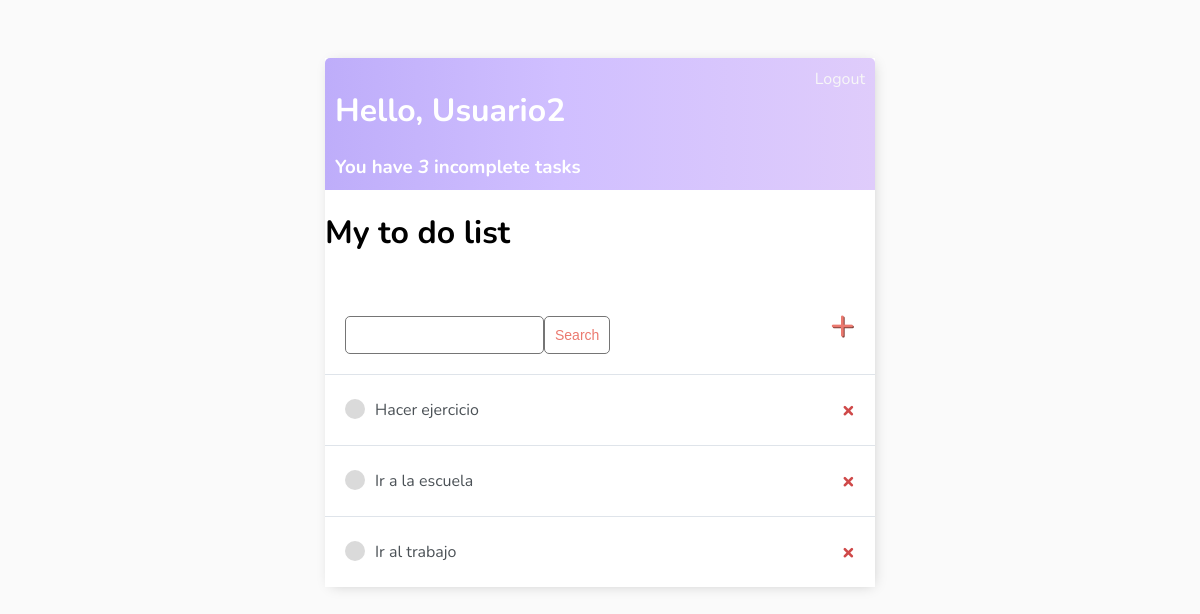
The page / (signed in) on the database its author committed.
### base/models.py (models this page shows)
class Task(models.Model):
    user = models.ForeignKey(User, on_delete=models.CASCADE, null=True, blank=True)
    title = models.CharField(max_length=200)
    description = models.TextField(null=True, blank=True)
    complete = models.BooleanField(default=False)
    created = models.DateTimeField(auto_now_add=True)
    def __str__(self):
        return self.title # se pone el valor por defecto en titulo
    class Meta:
        ordering = ['complete'] # se ordena el modelo por estado de completado

### base/views.py (the view)
# urls.py: path('', TaskList.as_view(), name='tasks'),
class TaskList(LoginRequiredMixin, ListView):# regresa un template con un queryset de datos
    model = Task
    context_object_name = 'tasks'
    def get_context_data(self, **kwargs):
        context = super().get_context_data(**kwargs)
        context['tasks'] = context['tasks'].filter(user=self.request.user)
        context['count'] = context['tasks'].filter(complete=False).count()
        search_input = self.request.GET.get('search-area') or ''
        if search_input:
            context['tasks'] = context['tasks'].filter(title__icontains=search_input)
        context['search_input'] = search_input
        return context

### base/templates/base/task_list.html
{% extends 'base/main.html' %}
{% block content %}
    <div class="header-bar">
        <div>
            <h1>Hello, {{request.user|title }}</h1>
            <h3 style="margin:0">You have <i>{{count}}</i> incomplete task{{ count|pluralize:"s" }}</h3>
        </div>
        {% if request.user.is_authenticated %}
            <a href="{% url 'logout' %}">Logout</a>
        {% else %}
            <a href="{% url 'login' %}">Login</a>
        {% endif %}
    </div>
    <h1>My to do list {{ color }}</h1>
    <div id="search-add-wrapper">
        <form method="GET" style="margin-top: 20px; display: flex;">
            <input type="text" name="search-area" value="{{ search_input }}">
            <input type="submit" value="Search" class="button">
        </form>
        <a id="add-link" href="{% url 'task-create' %}">&#x2b;</a>
    </div>
    <div class="task-items-wrapper">
        {% for task in tasks %}
        <div class="task-wrapper">
            {% if task.complete %}
                <div class="task-title">
                    <div class="task-complete-icon"></div>
                    <i><s><a href="{% url 'task-update' task.id %}">{{ task }}</a></s></i>
                </div>
                <a class="delete-link" href="{% url 'task-delete' task.id %}">&#215;</a>
            {% else %}
                <div class="task-title">
                <div class="task-incomplete-icon"></div>
                <a href="{% url 'task-update' task.id %}">{{ task }}</a>
            </div>
            <a class="delete-link" href="{% url 'task-delete' task.id %}">&#215;</a>
            {% endif %}
        </div>
        {% empty %}
        <h3>No items in list</h3>
        {% endfor %}
    </div>
{% endblock content %}

### base/templates/base/main.html (style rules this page uses)
body { background-color: #FAFAFA; font-family: 'Nunito', sans-serif; padding-top: 50px; }
h1, h2, h3, h4, h5, h6, { font-family: 'Raleway', sans-serif; }
a, p { color: #4b5156 }
.header-bar { display: flex; justify-content: space-between; color: #fff; padding: 10px; border-radius: 5px 5px 0 0; background: linear-gradient(90deg, #BEADFA 0%, #D0BFFF 43%, #DFCCFB 100%); }
.header-bar a { color: rgb(247, 247, 247); text-decoration: none; }
.task-wrapper { display: flex; align-items: center; justify-content: space-between; background-color: #fff; border-top: 1px solid #dfe4ea; overflow: hidden; }
.task-title { display: flex; padding: 20px; }
.task-title a { text-decoration: none; color: #4b5156; margin-left: 10px; }
.task-incomplete-icon { height: 20px; width: 20px; background-color: rgb(218, 218, 218); border-radius: 50%; }
.delete-link { text-decoration: none; font-weight: 900; color: #cf4949; font-size: 22px; padding: 20px; }
#add-link { color: #EB796F; text-decoration: none; font-size: 42px; text-shadow: 1px 1px #81413b; }
#search-add-wrapper { display: flex; justify-content: space-between; align-items: center; padding: 20px; }
input[type=text], input[type=password], textarea { border: 1px solid #757575; border-radius: 5px; padding: 10px; width: 90%; }
.button { border: 1px solid #757575; background-color: #FFF; color: #EB796F; padding: 10px; font-size: 14px; border-radius: 5px; cursor: pointer; text-decoration: none; }

### rows shown on the page
Task: title "Hacer ejercicio"
Task: title "Ir a la escuela"
Task: title "Ir al trabajo"

### other values the page prints
{{ request.user|title }} "Usuario2"
{{ count }} "3"
